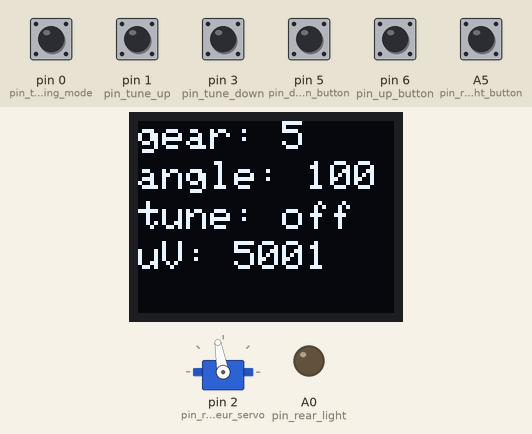
Recording of a sketch running on a simulated Arduino Uno, built with avr-gcc and run on an emulated ATmega328P. Parts: 64×48 one-colour display, servo, output pins drawn as LEDs (lit = HIGH). The inputs (shaded band) are chosen by the test bench; at power-on: A5 (pin_rear_light_button), pin 0 (pin_tuning_mode), pin 1 (pin_tune_up), pin 3 (pin_tune_down), pin 5 (pin_down_button), pin 6 (pin_up_button) HIGH. EEPROM starts erased.

Above: at 1.2 s.
1.3 s: pin 0 (pin_tuning_mode) pulled LOW for 0.15 s
At 2.0 s:
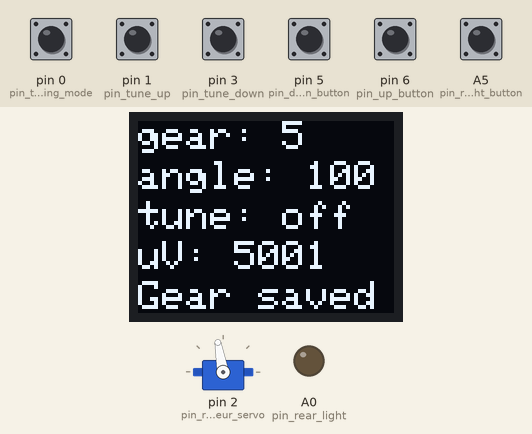
2.9 s: pin 1 (pin_tune_up) pulled LOW for 0.15 s
At 4.2 s:
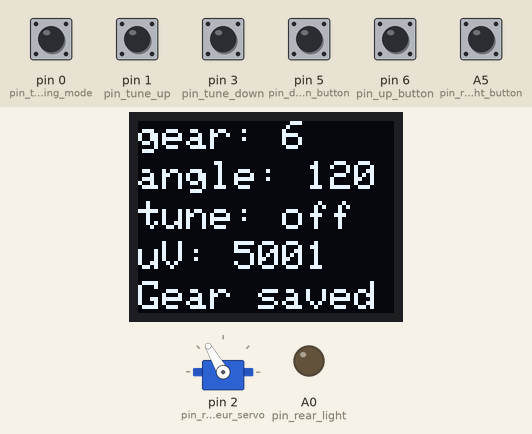
6.0 s: pin 3 (pin_tune_down) pulled LOW for 0.15 s
At 6.3 s:
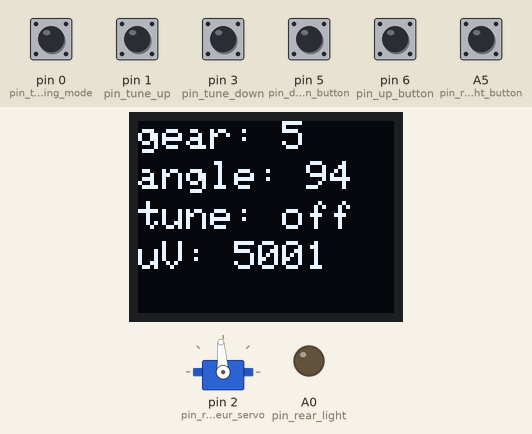
8.1 s: pin 5 (pin_down_button) pulled LOW for 0.15 s
At 8.6 s:
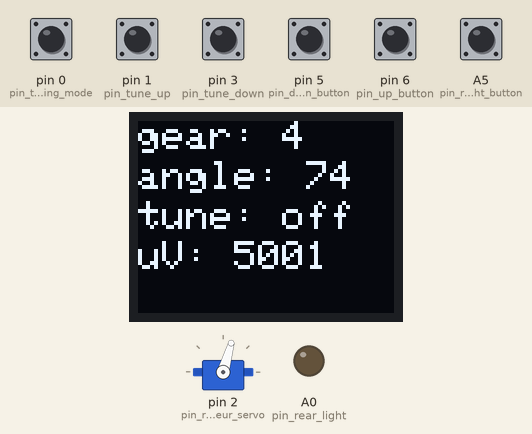
10.2 s: pin 3 (pin_tune_down) pulled LOW for 1 s
At 10.6 s:
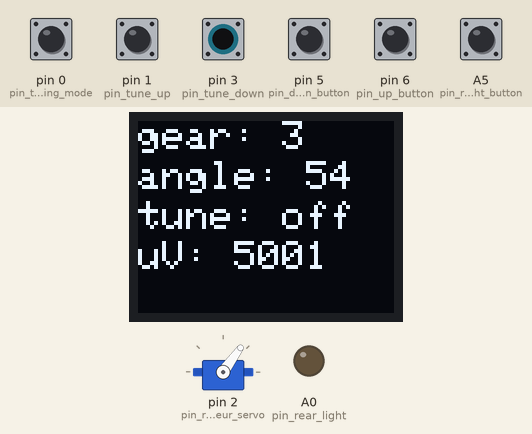
12.7 s: pin 5 (pin_down_button) pulled LOW for 1 s
At 13.1 s:
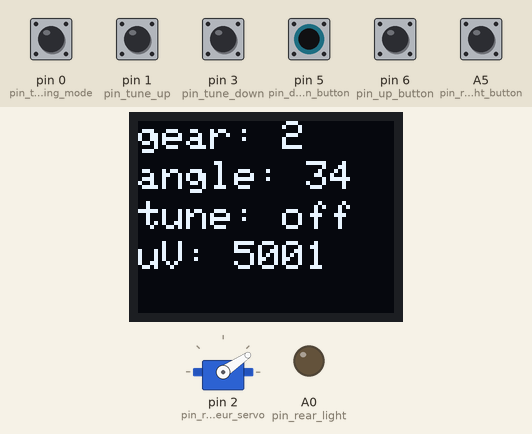
Timing chart, 0 to 15.7 s (numbered marks = the images above; inputs shaded):
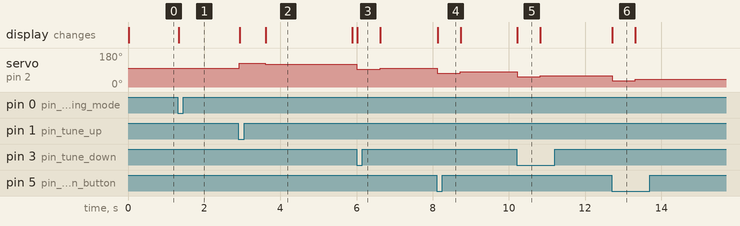

The sketch:

ardurailleur.ino
```cpp
#include <MicroView.h>
#include <Servo.h>
#include <EEPROM.h>

// This pin is for "up" button
const byte pin_up_button = 6;
// This pin is for "down"button
const byte pin_down_button = 5;
// Default gear
byte current_gear = 4;

// Pin for enable "tuning" mode
// (during which we can change the "gears" array's values)
const byte pin_tuning_mode = 0;
const byte pin_tune_up = 1;
const byte pin_tune_down = 3;

// This pin is connected with rear light
const byte pin_rear_light = A0;
// This pin is for button, which will handle rear light
const byte pin_rear_light_button = A5;
bool rear_light_button_pressed = false;

// Flag for "tuning" mode
bool tuning = false;

byte gear_up_pressed, gear_down_pressed, tune_mode_pressed, tune_up_pressed, tune_down_pressed = 0;

// Class for interacting with rear durailleur's servo
Servo rear_durailleur_servo;
const byte pin_rear_durailleur_servo = 2;

const byte gears_count = 11;
// Defines, which servo angle corresponds to each gear
byte gears_angles[gears_count] = {20, 40, 60, 80, 100, 120, 140, 160, 180};
byte current_angle;

// Allow me to intriduce the "Overshifting" - it's the future of bicycle shifting!
// When you switch to the next gear, the durailleur goes over it for an overshift_timeout
// (and after it back to the target gear) -
// and this will surely shifts you gear even in cases of a large transmission wear or dirt!
bool overshifting_enabled = true;
bool overshift_up_in_process = false, overshift_down_in_process = false;
byte overshift_timer, overshift_angle;
byte overshift_timeout = 30;

char message[20];
// Cycles to show messages on the bottom of the screen
int message_show_time = 200;
int message_timer = 0;
bool show_message = false;

/*---------------------------------------------------------------*/

void setup()
{
  // Start MicroView screen
  uView.begin();

  // Define servo's pin
  rear_durailleur_servo.attach(pin_rear_durailleur_servo);

  // Configuring pins as inputs and enabling pull-up resistors
  pinMode(pin_up_button, INPUT);
  digitalWrite(pin_up_button, HIGH);

  pinMode(pin_down_button, INPUT);
  digitalWrite(pin_down_button, HIGH);

  pinMode(pin_tune_up, INPUT);
  digitalWrite(pin_tune_up, HIGH);

  pinMode(pin_tuning_mode, INPUT);

  // Configure this pin as input because rear light needs conection to ground (digital low)
  // to be switched and I don't know what will be if connect it to 3.3V (digital high)
  pinMode(pin_rear_light, OUTPUT);
  pinMode(pin_rear_light_button, INPUT);

  byte g;
  // Reading stored gears angles from EEPROMovershift_down
  for(byte i = 0; i < gears_count; i++)
  {
    g = EEPROM.read(i);
    if (g != 255) // "Virgin" EEPROM's byte value is 255, so we don't need it
      gears_angles[i] = g;
  }

  // Read saved current gear
  current_gear = EEPROM.read(gears_count);

  if (current_gear == 255)
    current_gear = 4;
}

void save_to_EEPROM()
{
  for(byte i = 0; i < gears_count; i++)
  {
    uView.clear(PAGE);
    uView.setCursor(0, 0);
    uView.print("Write EEPROM...");
    uView.setCursor(0, 10);
    uView.print("Gear "); uView.print(i + 1); uView.print(" val "); uView.print(gears_angles[i]);
    uView.display();
    // "Update" procedure is more sparing for EEPROM because it doesn't write value if it's the same
    EEPROM.update(i, gears_angles[i]);
  }
}

// Internal voltmeter reading
long readVcc() {
  // Read 1.1V reference against AVcc
  // set the reference to Vcc and the measurement to the internal 1.1V reference
  #if defined(__AVR_ATmega32U4__) || defined(__AVR_ATmega1280__) || defined(__AVR_ATmega2560__)
    ADMUX = _BV(REFS0) | _BV(MUX4) | _BV(MUX3) | _BV(MUX2) | _BV(MUX1);
  #elif defined (__AVR_ATtiny24__) || defined(__AVR_ATtiny44__) || defined(__AVR_ATtiny84__)
     ADMUX = _BV(MUX5) | _BV(MUX0) ;
  #else
    ADMUX = _BV(REFS0) | _BV(MUX3) | _BV(MUX2) | _BV(MUX1);
  #endif

  delay(2); // Wait for Vref to settle
  ADCSRA |= _BV(ADSC); // Start conversion
  while (bit_is_set(ADCSRA,ADSC)); // measuring

  uint8_t low  = ADCL; // must read ADCL first - it then locks ADCH
  uint8_t high = ADCH; // unlocks both

  long result = (high<<8) | low;

  result = 1125300L / result; // Calculate Vcc (in mV); 1125300 = 1.1*1023*1000
  return result; // Vcc in millivolts
}

void loop()
{
  uView.clear(PAGE);

  if (digitalRead(pin_tuning_mode) == LOW)
    tune_mode_pressed++;
  else
    tune_mode_pressed = 0;

  if (digitalRead(pin_tune_up) == LOW)
    tune_up_pressed++;
  else
    tune_up_pressed = 0;

  if (digitalRead(pin_tune_down) == LOW)
    tune_down_pressed++;
  else
    tune_down_pressed = 0;

  // Detection of short-press of the "gear up" button or "tune up" button when not in tuning mode
  if (digitalRead(pin_up_button) == LOW || (!tuning && tune_up_pressed == 1))
    gear_up_pressed++;
  else
    gear_up_pressed = 0;

  // Detection of shrt-press of the "gear down" button or "tune down" button when not in tuning mode
  if (digitalRead(pin_down_button) == LOW || (!tuning && tune_down_pressed == 1))
    gear_down_pressed++;
  else
    gear_down_pressed = 0;

  // Detection of rear light button short-pressing
  if (digitalRead(pin_rear_light_button) == LOW)
  {
    // State change detected
    if (!rear_light_button_pressed)
    {
      // I don't know what will be if send to rear light HIGH signal,
      // so we will just change this pin from input to output with low (ground) signal
      // on each button pressing
      pinMode(pin_rear_light, OUTPUT);
      digitalWrite(pin_rear_light, LOW);
      rear_light_button_pressed = true;
    }
  }
  else // Detection of button release
  {
    // State change detected
    if (rear_light_button_pressed)
    {
      pinMode(pin_rear_light, INPUT);
      rear_light_button_pressed = false;
    }
  }

  // If the "tuning mode" button has been pressed for 100 loops
  // (long press)
  if (tune_mode_pressed == 100)
  {
    if (!tuning)
      tuning = true;
    else
    {
      tuning = false;
      // Saving new values to EEPROM
      save_to_EEPROM();
    }
  }

  // Short press on "tune mode" button - saving current ger to EEPROM
  // (If we save current gear each time we switch it, EEPROM's writing cycles will last too soon.
  //  So we have button to save when we are to switch system off)
  if (tune_mode_pressed == 1)
  {
    // Save to the next cell after all gears
    EEPROM.update(gears_count, current_gear);
    strcpy(message, "Gear saved");
    message_timer = 0;
    show_message = true;
  }

  uView.setCursor(0, 20);
  if (tuning)
    uView.print("tune: on");
  else
    uView.print("tune: off");

  if (tuning && tune_up_pressed == 1 && (gears_angles[current_gear] < gears_angles[current_gear + 1] || current_gear == gears_count - 1))
    gears_angles[current_gear]++;

  if (tuning && tune_down_pressed == 1 && (gears_angles[current_gear] > gears_angles[current_gear - 1] || current_gear == 0))
    gears_angles[current_gear]--;

  if ( (gear_up_pressed == 1 || (!tuning && tune_up_pressed == 1) ) && current_gear < gears_count - 1)
  {
    current_gear++;

    if (overshifting_enabled)
    {
      overshift_up_in_process = true;
      overshift_timer = 0;
    }
  }

  if (gear_down_pressed == 1 && current_gear > 0)
  {
    current_gear--;

    if (overshifting_enabled)
    {
      overshift_down_in_process = true;
      overshift_timer = 0;
    }
  }

  if (!overshifting_enabled)
      // If there is no overshifting, just switch to the next gear
      current_angle = gears_angles[current_gear];
  else
  {
    if (overshift_up_in_process || overshift_down_in_process)
    {
      if (overshift_timer < overshift_timeout)
      {
        overshift_timer++;

        if (overshift_up_in_process)
          if (current_gear != gears_count - 1) // Go to the middle from current to next
            current_angle = gears_angles[current_gear] + (gears_angles[current_gear + 1] - gears_angles[current_gear]) / 3;
          else // If we switched to the last gear
            // Let's try to go over border
            current_angle = gears_angles[current_gear] + 10;

        if (overshift_down_in_process)
          if (current_gear != 0)
            current_angle = gears_angles[current_gear] - (gears_angles[current_gear] - gears_angles[current_gear - 1]) / 3;
          else // If we switched to the first gear
            // Let's try to go over border
            current_angle = 0;
      }
      else
      { // If overshift timer is out, switch to the target gear
        overshift_up_in_process = false;
        overshift_down_in_process = false;
        current_angle = gears_angles[current_gear];
      }
    }
    else // Hold current gear
      current_angle = gears_angles[current_gear];
  }

  // Set the servo to the current gear's angle
  rear_durailleur_servo.write(current_angle);

  // Display info on the screen
  uView.setCursor(0, 0);
  uView.print("gear: "); uView.print(current_gear + 1);
  uView.setCursor(0, 10);
  uView.print("angle: "); uView.print(current_angle);
  uView.setCursor(0, 30);
  uView.print("uV: "); uView.print(readVcc());

  if (show_message)
  {
    uView.setCursor(0, 40);
    uView.print(message);

    if (message_timer < message_show_time)
      message_timer++;
    else
    {
      message_timer = 0;
      show_message = false;
//      message = "";
    }
  }

  uView.display();
}
```

Measured:
- after the input at 1.3 s, the display: changes at once (image 1)
- after the input at 2.9 s, servo on pin 2 (pin_rear_durailleur_servo): 100° → 126° at once, → 120° 0.68 s later; the display: first changes at once (image 2 shows a later state)
- after the input at 6.0 s, servo on pin 2 (pin_rear_durailleur_servo): 120° → 94° at once, → 100° 0.61 s later; the display: changes at once (image 3)
- after the input at 8.1 s, servo on pin 2 (pin_rear_durailleur_servo): 100° → 74° at once, → 80° 0.60 s later; the display: changes at once (image 4)
- after the input at 10.2 s, servo on pin 2 (pin_rear_durailleur_servo): 80° → 54° at once, → 60° 0.60 s later; the display: changes at once (image 5)
- after the input at 12.7 s, servo on pin 2 (pin_rear_durailleur_servo): 60° → 34° at once, → 40° 0.60 s later; the display: changes at once (image 6)
- what the display in image 2 shows lasts 2.3 s, from 3.6 s to 5.9 s
